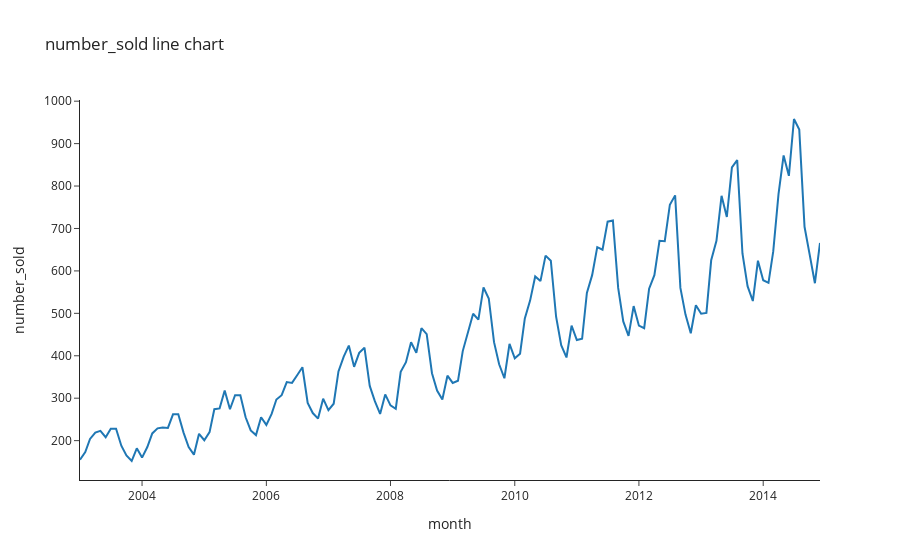

This figure's notebook cell:
### Code cell
fig=px.line(df,x="month",y="number_sold", template="simple_white", title="number_sold line chart")
fig.show()

### Figure 1 — Plotly figure (JSON) as saved in the notebook; plotly's stock layout.template omitted (floating-point values rounded to 4 significant figures; data arrays with more than 128 entries replaced by an {"elided": "..."} marker saying what was removed)
{"data": [{"hovertemplate": "month=%{x}<br>number_sold=%{y}<extra></extra>", "legendgroup": "", "line": {"color": "#1F77B4", "dash": "solid"}, "marker": {"symbol": "circle"}, "mode": "lines", "name": "", "orientation": "v", "showlegend": false, "type": "scatter", "x": {"elided": "144 str values"}, "xaxis": "x", "y": {"elided": "144 int values"}, "yaxis": "y"}], "layout": {"legend": {"tracegroupgap": 0}, "title": {"text": "number_sold line chart"}, "xaxis": {"anchor": "y", "domain": [0, 1], "title": {"text": "month"}}, "yaxis": {"anchor": "x", "domain": [0, 1], "title": {"text": "number_sold"}}}}
